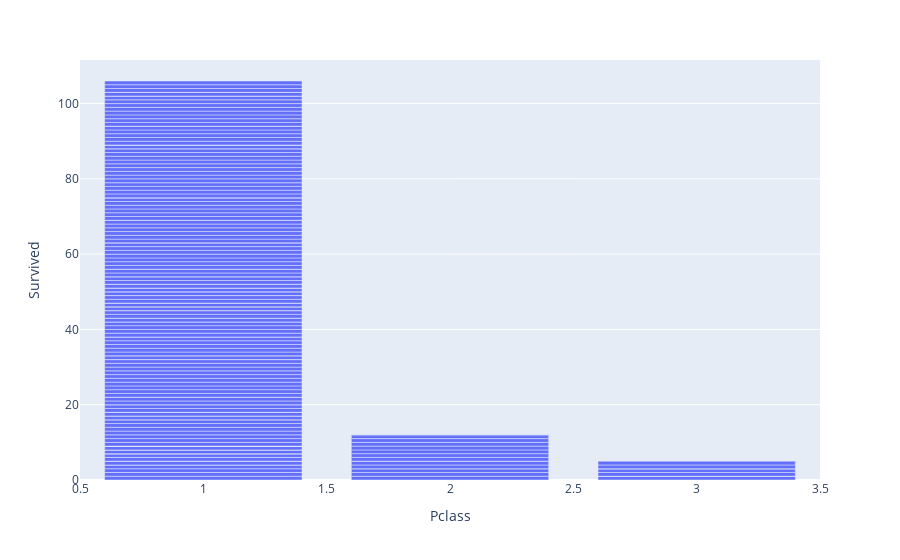

Notebook code cell kept with this figure:
### Markdown cell above
# **Visualización de la Data**

### Code cell
fig = px.bar(df, x='Pclass', y='Survived')
fig.show()

### Figure 1 — Plotly figure (JSON) as saved in the notebook; plotly's stock layout.template omitted (floating-point values rounded to 4 significant figures; data arrays with more than 128 entries replaced by an {"elided": "..."} marker saying what was removed)
{"data": [{"alignmentgroup": "True", "hovertemplate": "Pclass=%{x}<br>Survived=%{y}<extra></extra>", "legendgroup": "", "marker": {"color": "#636efa", "pattern": {"shape": ""}}, "name": "", "offsetgroup": "", "orientation": "v", "showlegend": false, "textposition": "auto", "type": "bar", "x": {"elided": "183 int values"}, "xaxis": "x", "y": {"elided": "183 int values"}, "yaxis": "y"}], "layout": {"barmode": "relative", "legend": {"tracegroupgap": 0}, "margin": {"t": 60}, "xaxis": {"anchor": "y", "domain": [0, 1], "title": {"text": "Pclass"}}, "yaxis": {"anchor": "x", "domain": [0, 1], "title": {"text": "Survived"}}}}
